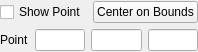
<ui version="4.0" >
 <author></author>
 <comment></comment>
 <exportmacro></exportmacro>
 <class>pqHandleWidget</class>
 <widget class="QWidget" name="pqHandleWidget" >
  <property name="geometry" >
   <rect>
    <x>0</x>
    <y>0</y>
    <width>190</width>
    <height>52</height>
   </rect>
  </property>
  <property name="windowTitle" >
   <string>Form</string>
  </property>
  <layout class="QVBoxLayout" >
   <property name="margin" >
    <number>0</number>
   </property>
   <property name="spacing" >
    <number>5</number>
   </property>
   <item>
    <layout class="QHBoxLayout" >
     <property name="margin" >
      <number>0</number>
     </property>
     <property name="spacing" >
      <number>6</number>
     </property>
     <item>
      <widget class="QCheckBox" name="show3DWidget" >
       <property name="text" >
        <string>Show Point</string>
       </property>
      </widget>
     </item>
     <item>
      <widget class="QPushButton" name="useCenterBounds" >
       <property name="text" >
        <string>Center on Bounds</string>
       </property>
      </widget>
     </item>
    </layout>
   </item>
   <item>
    <layout class="QHBoxLayout" >
     <property name="margin" >
      <number>0</number>
     </property>
     <property name="spacing" >
      <number>6</number>
     </property>
     <item>
      <widget class="QLabel" name="label_3" >
       <property name="text" >
        <string>Point</string>
       </property>
      </widget>
     </item>
     <item>
      <widget class="QLineEdit" name="worldPositionX" />
     </item>
     <item>
      <widget class="QLineEdit" name="worldPositionY" />
     </item>
     <item>
      <widget class="QLineEdit" name="worldPositionZ" />
     </item>
    </layout>
   </item>
  </layout>
 </widget>
 <pixmapfunction></pixmapfunction>
 <tabstops>
  <tabstop>show3DWidget</tabstop>
  <tabstop>useCenterBounds</tabstop>
  <tabstop>worldPositionX</tabstop>
  <tabstop>worldPositionY</tabstop>
  <tabstop>worldPositionZ</tabstop>
 </tabstops>
 <resources/>
 <connections/>
</ui>
